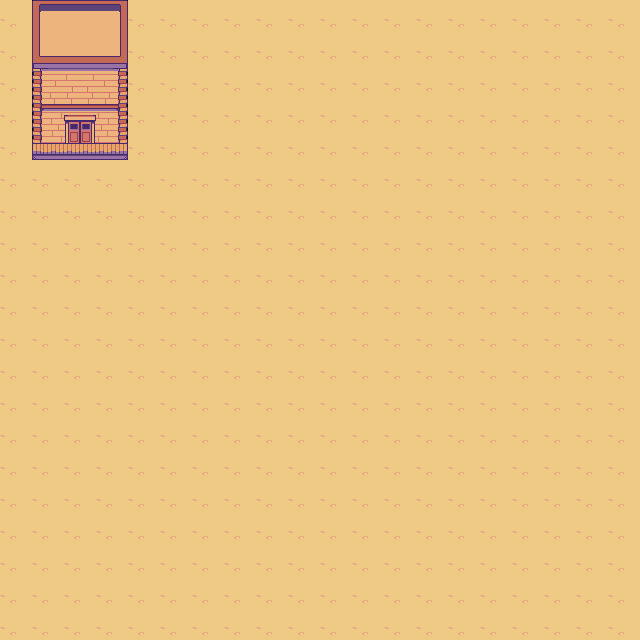

A level layout from a 2D game, rendered from its tile map. Below: a short description, then the map file with tile-grid data replaced by summaries:
An orthogonal 40x40 tile map with 16x16 px tiles, 2 tile layers (Camada de Blocos 1, Camada de Blocos 2) and 6 objects.

<map version="1.9" tiledversion="1.9.2" orientation="orthogonal" renderorder="right-down" width="40" height="40" tilewidth="16" tileheight="16" infinite="0" nextlayerid="6" nextobjectid="16">
 <tileset firstgid="1" source="Atlas.tsx" />
 <layer id="1" name="Camada de Blocos 1" width="40" height="40">
  <data>[1600 cells, 1600 non-empty, 58 distinct tile ids]</data>
 </layer>
 <layer id="4" name="Camada de Blocos 2" width="40" height="40">
  <data>[1600 cells, 6 non-empty, 3 distinct tile ids]</data>
 </layer>
 <objectgroup id="3" name="Collision" opacity="0.9">
  <object id="5" x="0" y="16" width="16" height="624" />
  <object id="6" x="16" y="624" width="624" height="16" />
  <object id="7" x="624" y="0" width="16" height="624" />
  <object id="8" x="0" y="0" width="624" height="16" />
  <object id="12" x="32" y="16" width="96" height="112" />
 </objectgroup>
 <objectgroup id="5" name="Spawner_Cactus">
  <object id="14" x="64" y="176" width="32" height="32" />
 </objectgroup>
</map>
